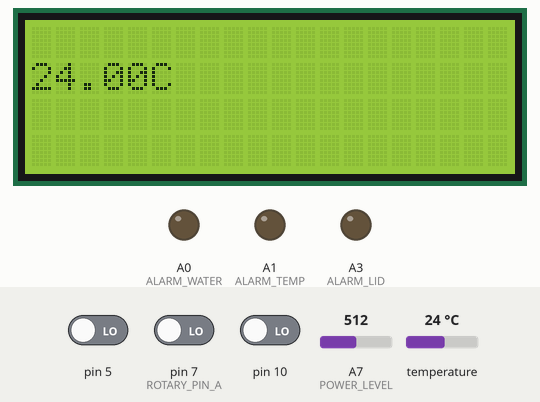
This sketch was run on a simulated Arduino Nano, built with avr-gcc and run on an emulated ATmega328P. Parts: 20×4 character LCD, output pins drawn as LEDs (lit = HIGH). The inputs (shaded band) are chosen by the test bench; at power-on: temperature 24 °C, pin 10 LOW, pin 5 LOW, pin 7 (ROTARY_PIN_A) LOW, A7 (POWER_LEVEL) = 512. What the sketch prints to the serial monitor is not drawn.

Above: at 1.2 s.
1.3 s: temperature set to 10.6 °C
At 3.2 s:
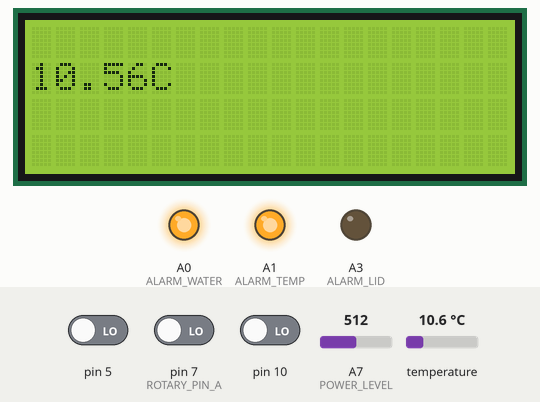
3.8 s: temperature set to 9.6 °C
At 4.4 s:
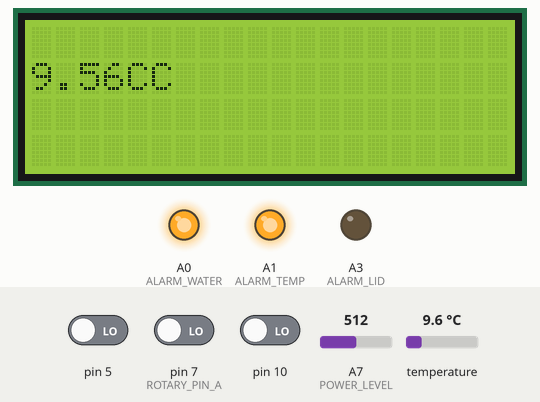
5.4 s: pin 10 driven HIGH
At 6.6 s:
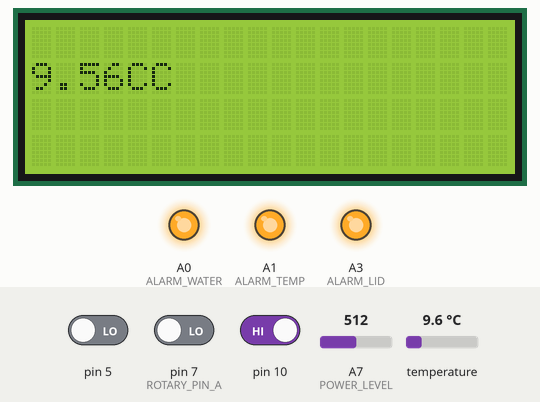
6.9 s: temperature set to 13.6 °C
At 8.1 s:
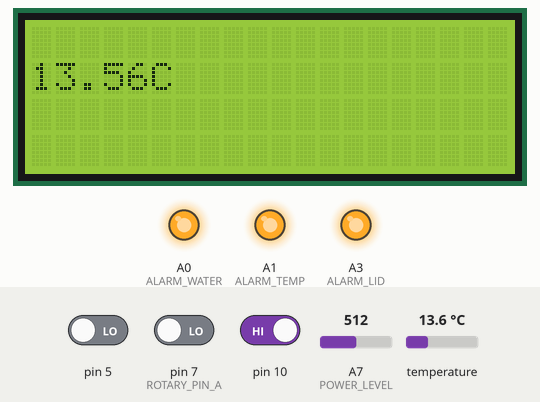
8.4 s: temperature set to 14.5 °C
At 9.9 s:
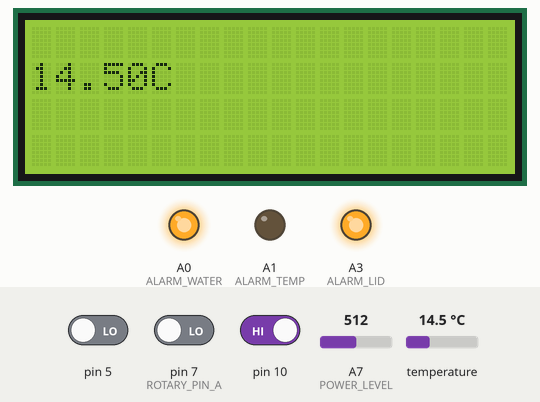
10.7 s: pin 10 driven LOW
At 12.0 s:
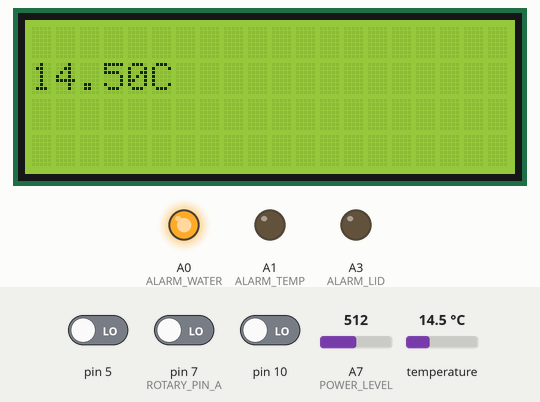
Timing chart, 0 to 13.7 s (numbered marks = the images above; inputs shaded):
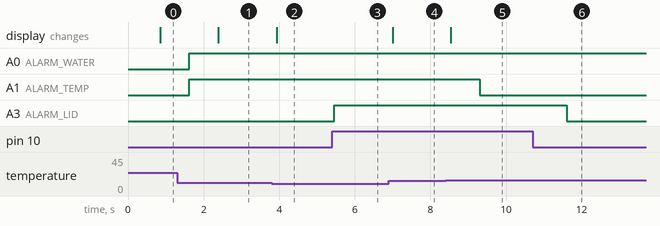

The sketch:

K40Panel_Master.ino
```cpp
#include "config.h"
#include "lib/lcd.h"
#include "lib/view.h"
#include "lib/lid.h"
#include "lib/thermal.h"
#include "lib/power.h"
#include "lib/water.h"
#include "lib/switch.h"
#include "lib/rotary.h"

void setup() {
  Serial.begin(SERIAL_RATE);
  Serial.println("STARTING");

  // Ready
  pinMode(READY_PIN, OUTPUT);
  pinMode(ALARM_LID, OUTPUT);
  pinMode(ALARM_TEMP, OUTPUT);
  pinMode(ALARM_WATER, OUTPUT);
  pinMode(POWER_LEVEL, INPUT);

  lidSetup();
  switchSetup();
  thermalSetup();
  LCDSetup();
  waterSetup();
  rotarySetup();
}

boolean checkIfPassAllSafetyChecks() {
  return isSwitchOn() && isLidSafe() && isTheTempCorrect() && isPowerSafe() && isWaterFlowing();
}

void displaySafetyIcons() {
  digitalWrite(ALARM_LID, !isLidSafe());
  digitalWrite(ALARM_TEMP, !isTheTempCorrect());
  digitalWrite(ALARM_POWER, !isPowerSafe());
  digitalWrite(ALARM_WATER, !isWaterFlowing());
  digitalWrite(READY_PIN, checkIfPassAllSafetyChecks());
}

void loop() {
  printToLCD(String(getCurrentTemperature()) + 'C');
  displaySafetyIcons();
  digitalWrite(LASER_ACTIVE, checkIfPassAllSafetyChecks());
  Serial.println(getPercentage());
  Serial.println(isPowerSafe());
}
```

config.h
```cpp
//                                 +-----+
//                    +------------| USB |------------+
//                    |            +-----+            |
//                    | [ ]D13/SCK        MISO/D12[ ] |
//                    | [ ]3.3V           MOSI/D11[ ] |
//      VREF_LASER    |~[x]V.ref            SS/D10[ ] |
//                    | [ ]A0                   D9[x]~|   LASER_ACTIVE
//                    | [ ]A1                   D8[x]~|   ROTARY_SWITCH
//                    | [ ]A2                   D7[x]~|   ROTARY_PIN_A
//                    | [ ]A3                   D6[x]~|   ROTARY_PIN_B
//      LCD_SDA       |~[x]A4/SDA               D5[x]~|   LID_SWITCH
//      LCD_SCL       |~[x]A5/SCL               D4[x]~|   LASER_SWITCH
//      POWER_LEVEL   |~[x]A6              INT1/D3[ ] |
//                    | [ ]A7              INT0/D2[x]~|   TEMP_ONE_WIRE_PIN
//      LCD PWR       |~[x]5V                  GND[x]~|   [ - ] GROUND
//                    | [ ]RST                 RST[ ] |
//      LCD GROUND    |~[x]GND                 TX1[ ] |
//      PWR [ +5 ]    |~[x]Vin                 RX1[ ] |
//                    |                               |
//                    | NANO-V3                       |
//                    +-------------------------------+

// Arduino pins
#define LID_SWITCH 10
#define LASER_ACTIVE 9
#define ROTARY_SWITCH 8
#define ROTARY_PIN_A 7
#define ROTARY_PIN_B 6
#define LASER_SWITCH 5
#define TEMP_ONE_WIRE_PIN 2
#define ALARM_WATER A0
#define ALARM_TEMP A1
#define ALARM_POWER A2
#define ALARM_LID A3
#define LCD_SDA A4
#define LCD_SCL A5
#define READY_PIN A6
#define POWER_LEVEL A7


// Values
#define MAX_WATER_TEMP 22.00 // Degrees Celsius
#define MIN_WATER_TEMP 14.00 // Degrees Celsius
#define MIN_FLOW_RATE 1
#define MAX_POWER 10 // mAh
// Serial
#define SERIAL_RATE 115200
```

Measured:
- the behaviour switches between 10 and 9.9 °C on temperature (found by bisection; images 1 and 2)
- the behaviour switches between 14 and 14.1 °C on temperature (found by bisection; images 4 and 5)
- after the input at 1.3 s, the display: changes after 1.1 s (image 1)
- after the input at 3.8 s, the display: changes after 0.13 s (image 2)
- after the input at 5.4 s, A3 (ALARM_LID): LOW → HIGH after 0.06 s
- after the input at 6.9 s, the display: changes after 0.10 s (image 4)
- after the input at 8.4 s, A1 (ALARM_TEMP): HIGH → LOW after 0.90 s; the display: changes after 0.14 s (image 5)
- after the input at 10.7 s, A3 (ALARM_LID): HIGH → LOW after 0.91 s
